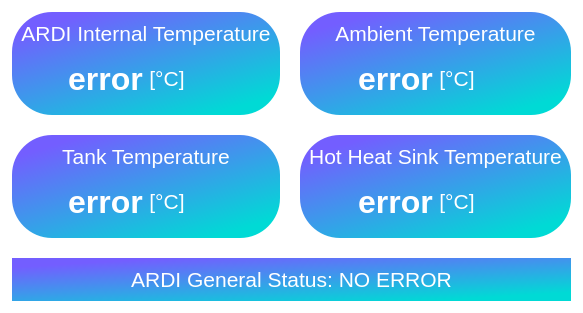
              <widget class="QFrame" name="temperaturas_y_estado">
               <property name="styleSheet">
                <string notr="true">background-color: transparent;</string>
               </property>
               <property name="frameShape">
                <enum>QFrame::Shape::StyledPanel</enum>
               </property>
               <property name="frameShadow">
                <enum>QFrame::Shadow::Raised</enum>
               </property>
               <layout class="QGridLayout" name="gridLayout_7">
                <property name="spacing">
                 <number>20</number>
                </property>
                <item row="2" column="1">
                 <widget class="QFrame" name="HHS_temp">
                  <property name="acceptDrops">
                   <bool>false</bool>
                  </property>
                  <property name="autoFillBackground">
                   <bool>false</bool>
                  </property>
                  <property name="styleSheet">
                   <string notr="true">background-color: qlineargradient(spread:pad, x1:0.898305, y1:0.880682, x2:0.226, y2:0.0397727, stop:0 rgba(0, 218, 213, 255), stop:1 rgba(115, 94, 255, 255));
border: none;
border-radius: 40px;</string>
                  </property>
                  <property name="frameShape">
                   <enum>QFrame::Shape::StyledPanel</enum>
                  </property>
                  <property name="frameShadow">
                   <enum>QFrame::Shadow::Raised</enum>
                  </property>
                  <layout class="QVBoxLayout" name="verticalLayout_36">
                   <item alignment="Qt::AlignmentFlag::AlignHCenter|Qt::AlignmentFlag::AlignVCenter">
                    <widget class="QLabel" name="label_135">
                     <property name="enabled">
                      <bool>true</bool>
                     </property>
                     <property name="minimumSize">
                      <size>
                       <width>0</width>
                       <height>0</height>
                      </size>
                     </property>
                     <property name="maximumSize">
                      <size>
                       <width>16777215</width>
                       <height>16777215</height>
                      </size>
                     </property>
                     <property name="font">
                      <font>
                       <pointsize>16</pointsize>
                       <bold>false</bold>
                      </font>
                     </property>
                     <property name="autoFillBackground">
                      <bool>false</bool>
                     </property>
                     <property name="styleSheet">
                      <string notr="true">color: rgb(255,255,255);
background-color: transparent;</string>
                     </property>
                     <property name="frameShape">
                      <enum>QFrame::Shape::NoFrame</enum>
                     </property>
                     <property name="frameShadow">
                      <enum>QFrame::Shadow::Plain</enum>
                     </property>
                     <property name="lineWidth">
                      <number>1</number>
                     </property>
                     <property name="midLineWidth">
                      <number>0</number>
                     </property>
                     <property name="text">
                      <string>Hot Heat Sink Temperature</string>
                     </property>
                     <property name="textFormat">
                      <enum>Qt::TextFormat::AutoText</enum>
                     </property>
                     <property name="scaledContents">
                      <bool>false</bool>
                     </property>
                     <property name="alignment">
                      <set>Qt::AlignmentFlag::AlignCenter</set>
                     </property>
                    </widget>
                   </item>
                   <item>
                    <widget class="QFrame" name="frame_81">
                     <property name="styleSheet">
                      <string notr="true">background-color: transparent;</string>
                     </property>
                     <property name="frameShape">
                      <enum>QFrame::Shape::StyledPanel</enum>
                     </property>
                     <property name="frameShadow">
                      <enum>QFrame::Shadow::Raised</enum>
                     </property>
                     <layout class="QHBoxLayout" name="horizontalLayout_54">
                      <item alignment="Qt::AlignmentFlag::AlignRight|Qt::AlignmentFlag::AlignVCenter">
                       <widget class="QLabel" name="read_HHSTemperature">
                        <property name="font">
                         <font>
                          <pointsize>24</pointsize>
                          <bold>true</bold>
                         </font>
                        </property>
                        <property name="styleSheet">
                         <string notr="true">color: rgb(255,255,255);
background-color: transparent;</string>
                        </property>
                        <property name="text">
                         <string>error</string>
                        </property>
                        <property name="alignment">
                         <set>Qt::AlignmentFlag::AlignCenter</set>
                        </property>
                       </widget>
                      </item>
                      <item alignment="Qt::AlignmentFlag::AlignLeft|Qt::AlignmentFlag::AlignVCenter">
                       <widget class="QLabel" name="label_137">
                        <property name="enabled">
                         <bool>true</bool>
                        </property>
                        <property name="minimumSize">
                         <size>
                          <width>0</width>
                          <height>0</height>
                         </size>
                        </property>
                        <property name="maximumSize">
                         <size>
                          <width>16777215</width>
                          <height>16777215</height>
                         </size>
                        </property>
                        <property name="font">
                         <font>
                          <pointsize>16</pointsize>
                          <bold>false</bold>
                         </font>
                        </property>
                        <property name="autoFillBackground">
                         <bool>false</bool>
                        </property>
                        <property name="styleSheet">
                         <string notr="true">color: rgb(255,255,255);
background-color: transparent;</string>
                        </property>
                        <property name="frameShape">
                         <enum>QFrame::Shape::NoFrame</enum>
                        </property>
                        <property name="frameShadow">
                         <enum>QFrame::Shadow::Plain</enum>
                        </property>
                        <property name="lineWidth">
                         <number>1</number>
                        </property>
                        <property name="midLineWidth">
                         <number>0</number>
                        </property>
                        <property name="text">
                         <string>[°C]</string>
                        </property>
                        <property name="textFormat">
                         <enum>Qt::TextFormat::AutoText</enum>
                        </property>
                        <property name="scaledContents">
                         <bool>false</bool>
                        </property>
                        <property name="alignment">
                         <set>Qt::AlignmentFlag::AlignCenter</set>
                        </property>
                       </widget>
                      </item>
                     </layout>
                    </widget>
                   </item>
                  </layout>
                 </widget>
                </item>
                <item row="1" column="1">
                 <widget class="QFrame" name="ambient_temp">
                  <property name="acceptDrops">
                   <bool>false</bool>
                  </property>
                  <property name="autoFillBackground">
                   <bool>false</bool>
                  </property>
                  <property name="styleSheet">
                   <string notr="true">background-color: qlineargradient(spread:pad, x1:0.898305, y1:0.880682, x2:0.226, y2:0.0397727, stop:0 rgba(0, 218, 213, 255), stop:1 rgba(115, 94, 255, 255));
border: none;
border-radius: 40px;</string>
                  </property>
                  <property name="frameShape">
                   <enum>QFrame::Shape::StyledPanel</enum>
                  </property>
                  <property name="frameShadow">
                   <enum>QFrame::Shadow::Raised</enum>
                  </property>
                  <layout class="QVBoxLayout" name="verticalLayout_87">
                   <item>
                    <widget class="QLabel" name="label_27">
                     <property name="enabled">
                      <bool>true</bool>
                     </property>
                     <property name="minimumSize">
                      <size>
                       <width>0</width>
                       <height>0</height>
                      </size>
                     </property>
                     <property name="maximumSize">
                      <size>
                       <width>16777215</width>
                       <height>16777215</height>
                      </size>
                     </property>
                     <property name="font">
                      <font>
                       <pointsize>16</pointsize>
                       <bold>false</bold>
                      </font>
                     </property>
                     <property name="autoFillBackground">
                      <bool>false</bool>
                     </property>
                     <property name="styleSheet">
                      <string notr="true">color: rgb(255,255,255);
background-color: transparent;</string>
                     </property>
                     <property name="frameShape">
                      <enum>QFrame::Shape::NoFrame</enum>
                     </property>
                     <property name="frameShadow">
                      <enum>QFrame::Shadow::Plain</enum>
                     </property>
                     <property name="lineWidth">
                      <number>1</number>
                     </property>
                     <property name="midLineWidth">
                      <number>0</number>
                     </property>
                     <property name="text">
                      <string>Ambient Temperature</string>
                     </property>
                     <property name="textFormat">
                      <enum>Qt::TextFormat::AutoText</enum>
                     </property>
                     <property name="scaledContents">
                      <bool>false</bool>
                     </property>
                     <property name="alignment">
                      <set>Qt::AlignmentFlag::AlignCenter</set>
                     </property>
                    </widget>
                   </item>
                   <item>
                    <widget class="QFrame" name="frame_3">
                     <property name="styleSheet">
                      <string notr="true">background-color: transparent;</string>
                     </property>
                     <property name="frameShape">
                      <enum>QFrame::Shape::StyledPanel</enum>
                     </property>
                     <property name="frameShadow">
                      <enum>QFrame::Shadow::Raised</enum>
                     </property>
                     <layout class="QHBoxLayout" name="horizontalLayout_2">
                      <item alignment="Qt::AlignmentFlag::AlignRight|Qt::AlignmentFlag::AlignVCenter">
                       <widget class="QLabel" name="read_ambientTemperature">
                        <property name="font">
                         <font>
                          <pointsize>24</pointsize>
                          <bold>true</bold>
                         </font>
                        </property>
                        <property name="styleSheet">
                         <string notr="true">color: rgb(255,255,255);
background-color: transparent;</string>
                        </property>
                        <property name="text">
                         <string>error</string>
                        </property>
                        <property name="alignment">
                         <set>Qt::AlignmentFlag::AlignCenter</set>
                        </property>
                       </widget>
                      </item>
                      <item alignment="Qt::AlignmentFlag::AlignLeft|Qt::AlignmentFlag::AlignVCenter">
                       <widget class="QLabel" name="label_50">
                        <property name="enabled">
                         <bool>true</bool>
                        </property>
                        <property name="minimumSize">
                         <size>
                          <width>0</width>
                          <height>0</height>
                         </size>
                        </property>
                        <property name="maximumSize">
                         <size>
                          <width>16777215</width>
                          <height>16777215</height>
                         </size>
                        </property>
                        <property name="font">
                         <font>
                          <pointsize>16</pointsize>
                          <bold>false</bold>
                         </font>
                        </property>
                        <property name="autoFillBackground">
                         <bool>false</bool>
                        </property>
                        <property name="styleSheet">
                         <string notr="true">color: rgb(255,255,255);
background-color: transparent;</string>
                        </property>
                        <property name="frameShape">
                         <enum>QFrame::Shape::NoFrame</enum>
                        </property>
                        <property name="frameShadow">
                         <enum>QFrame::Shadow::Plain</enum>
                        </property>
                        <property name="lineWidth">
                         <number>1</number>
                        </property>
                        <property name="midLineWidth">
                         <number>0</number>
                        </property>
                        <property name="text">
                         <string>[°C]</string>
                        </property>
                        <property name="textFormat">
                         <enum>Qt::TextFormat::AutoText</enum>
                        </property>
                        <property name="scaledContents">
                         <bool>false</bool>
                        </property>
                        <property name="alignment">
                         <set>Qt::AlignmentFlag::AlignCenter</set>
                        </property>
                       </widget>
                      </item>
                     </layout>
                    </widget>
                   </item>
                  </layout>
                 </widget>
                </item>
                <item row="1" column="0">
                 <widget class="QFrame" name="ARDI_internal_temp">
                  <property name="acceptDrops">
                   <bool>false</bool>
                  </property>
                  <property name="autoFillBackground">
                   <bool>false</bool>
                  </property>
                  <property name="styleSheet">
                   <string notr="true">background-color: qlineargradient(spread:pad, x1:0.898305, y1:0.880682, x2:0.226, y2:0.0397727, stop:0 rgba(0, 218, 213, 255), stop:1 rgba(115, 94, 255, 255));
border: none;
border-radius: 40px;</string>
                  </property>
                  <property name="frameShape">
                   <enum>QFrame::Shape::StyledPanel</enum>
                  </property>
                  <property name="frameShadow">
                   <enum>QFrame::Shadow::Raised</enum>
                  </property>
                  <layout class="QVBoxLayout" name="verticalLayout_14">
                   <item alignment="Qt::AlignmentFlag::AlignHCenter|Qt::AlignmentFlag::AlignVCenter">
                    <widget class="QLabel" name="label_30">
                     <property name="enabled">
                      <bool>true</bool>
                     </property>
                     <property name="minimumSize">
                      <size>
                       <width>0</width>
                       <height>0</height>
                      </size>
                     </property>
                     <property name="maximumSize">
                      <size>
                       <width>16777215</width>
                       <height>16777215</height>
                      </size>
                     </property>
                     <property name="font">
                      <font>
                       <pointsize>16</pointsize>
                       <bold>false</bold>
                      </font>
                     </property>
                     <property name="autoFillBackground">
                      <bool>false</bool>
                     </property>
                     <property name="styleSheet">
                      <string notr="true">color: rgb(255,255,255);
background-color: transparent;</string>
                     </property>
                     <property name="frameShape">
                      <enum>QFrame::Shape::NoFrame</enum>
                     </property>
                     <property name="frameShadow">
                      <enum>QFrame::Shadow::Plain</enum>
                     </property>
                     <property name="lineWidth">
                      <number>1</number>
                     </property>
                     <property name="midLineWidth">
                      <number>0</number>
                     </property>
                     <property name="text">
                      <string>ARDI Internal Temperature</string>
                     </property>
                     <property name="textFormat">
                      <enum>Qt::TextFormat::AutoText</enum>
                     </property>
                     <property name="scaledContents">
                      <bool>false</bool>
                     </property>
                     <property name="alignment">
                      <set>Qt::AlignmentFlag::AlignCenter</set>
                     </property>
                    </widget>
                   </item>
                   <item>
                    <widget class="QFrame" name="frame_6">
                     <property name="styleSheet">
                      <string notr="true">background-color: transparent;</string>
                     </property>
                     <property name="frameShape">
                      <enum>QFrame::Shape::StyledPanel</enum>
                     </property>
                     <property name="frameShadow">
                      <enum>QFrame::Shadow::Raised</enum>
                     </property>
                     <layout class="QHBoxLayout" name="horizontalLayout_4">
                      <item alignment="Qt::AlignmentFlag::AlignRight|Qt::AlignmentFlag::AlignVCenter">
                       <widget class="QLabel" name="read_ardiInternalTemperature">
                        <property name="font">
                         <font>
                          <pointsize>24</pointsize>
                          <bold>true</bold>
                         </font>
                        </property>
                        <property name="styleSheet">
                         <string notr="true">color: rgb(255,255,255);
background-color: transparent;</string>
                        </property>
                        <property name="text">
                         <string>error</string>
                        </property>
                        <property name="alignment">
                         <set>Qt::AlignmentFlag::AlignCenter</set>
                        </property>
                       </widget>
                      </item>
                      <item alignment="Qt::AlignmentFlag::AlignLeft|Qt::AlignmentFlag::AlignVCenter">
                       <widget class="QLabel" name="label_58">
                        <property name="enabled">
                         <bool>true</bool>
                        </property>
                        <property name="minimumSize">
                         <size>
                          <width>0</width>
                          <height>0</height>
                         </size>
                        </property>
                        <property name="maximumSize">
                         <size>
                          <width>16777215</width>
                          <height>16777215</height>
                         </size>
                        </property>
                        <property name="font">
                         <font>
                          <pointsize>16</pointsize>
                          <bold>false</bold>
                         </font>
                        </property>
                        <property name="autoFillBackground">
                         <bool>false</bool>
                        </property>
                        <property name="styleSheet">
                         <string notr="true">color: rgb(255,255,255);
background-color: transparent;</string>
                        </property>
                        <property name="frameShape">
                         <enum>QFrame::Shape::NoFrame</enum>
                        </property>
                        <property name="frameShadow">
                         <enum>QFrame::Shadow::Plain</enum>
                        </property>
                        <property name="lineWidth">
                         <number>1</number>
                        </property>
                        <property name="midLineWidth">
                         <number>0</number>
                        </property>
                        <property name="text">
                         <string>[°C]</string>
                        </property>
                        <property name="textFormat">
                         <enum>Qt::TextFormat::AutoText</enum>
                        </property>
                        <property name="scaledContents">
                         <bool>false</bool>
                        </property>
                        <property name="alignment">
                         <set>Qt::AlignmentFlag::AlignCenter</set>
                        </property>
                       </widget>
                      </item>
                     </layout>
                    </widget>
                   </item>
                  </layout>
                 </widget>
                </item>
                <item row="2" column="0">
                 <widget class="QFrame" name="tank_temp">
                  <property name="acceptDrops">
                   <bool>false</bool>
                  </property>
                  <property name="autoFillBackground">
                   <bool>false</bool>
                  </property>
                  <property name="styleSheet">
                   <string notr="true">background-color: qlineargradient(spread:pad, x1:0.898305, y1:0.880682, x2:0.226, y2:0.0397727, stop:0 rgba(0, 218, 213, 255), stop:1 rgba(115, 94, 255, 255));
border: none;
border-radius: 40px;</string>
                  </property>
                  <property name="frameShape">
                   <enum>QFrame::Shape::StyledPanel</enum>
                  </property>
                  <property name="frameShadow">
                   <enum>QFrame::Shadow::Raised</enum>
                  </property>
                  <layout class="QVBoxLayout" name="verticalLayout_15">
                   <item alignment="Qt::AlignmentFlag::AlignHCenter|Qt::AlignmentFlag::AlignVCenter">
                    <widget class="QLabel" name="label_35">
                     <property name="enabled">
                      <bool>true</bool>
                     </property>
                     <property name="minimumSize">
                      <size>
                       <width>0</width>
                       <height>0</height>
                      </size>
                     </property>
                     <property name="maximumSize">
                      <size>
                       <width>16777215</width>
                       <height>16777215</height>
                      </size>
                     </property>
                     <property name="font">
                      <font>
                       <pointsize>16</pointsize>
                       <bold>false</bold>
                      </font>
                     </property>
                     <property name="autoFillBackground">
                      <bool>false</bool>
                     </property>
                     <property name="styleSheet">
                      <string notr="true">color: rgb(255,255,255);
background-color: transparent;</string>
                     </property>
                     <property name="frameShape">
                      <enum>QFrame::Shape::NoFrame</enum>
                     </property>
                     <property name="frameShadow">
                      <enum>QFrame::Shadow::Plain</enum>
                     </property>
                     <property name="lineWidth">
                      <number>1</number>
                     </property>
                     <property name="midLineWidth">
                      <number>0</number>
                     </property>
                     <property name="text">
                      <string>Tank Temperature</string>
                     </property>
                     <property name="textFormat">
                      <enum>Qt::TextFormat::AutoText</enum>
                     </property>
                     <property name="scaledContents">
                      <bool>false</bool>
                     </property>
                     <property name="alignment">
                      <set>Qt::AlignmentFlag::AlignCenter</set>
                     </property>
                    </widget>
                   </item>
                   <item>
                    <widget class="QFrame" name="frame_15">
                     <property name="styleSheet">
                      <string notr="true">background-color: transparent;</string>
                     </property>
                     <property name="frameShape">
                      <enum>QFrame::Shape::StyledPanel</enum>
                     </property>
                     <property name="frameShadow">
                      <enum>QFrame::Shadow::Raised</enum>
                     </property>
                     <layout class="QHBoxLayout" name="horizontalLayout_6">
                      <item alignment="Qt::AlignmentFlag::AlignRight|Qt::AlignmentFlag::AlignVCenter">
                       <widget class="QLabel" name="read_tankTemperature">
                        <property name="font">
                         <font>
                          <pointsize>24</pointsize>
                          <bold>true</bold>
                         </font>
                        </property>
                        <property name="styleSheet">
                         <string notr="true">color: rgb(255,255,255);
background-color: transparent;</string>
                        </property>
                        <property name="text">
                         <string>error</string>
                        </property>
                        <property name="alignment">
                         <set>Qt::AlignmentFlag::AlignCenter</set>
                        </property>
                       </widget>
                      </item>
                      <item alignment="Qt::AlignmentFlag::AlignLeft|Qt::AlignmentFlag::AlignVCenter">
                       <widget class="QLabel" name="label_59">
                        <property name="enabled">
                         <bool>true</bool>
                        </property>
                        <property name="minimumSize">
                         <size>
                          <width>0</width>
                          <height>0</height>
                         </size>
                        </property>
                        <property name="maximumSize">
                         <size>
                          <width>16777215</width>
                          <height>16777215</height>
                         </size>
                        </property>
                        <property name="font">
                         <font>
                          <pointsize>16</pointsize>
                          <bold>false</bold>
                         </font>
                        </property>
                        <property name="autoFillBackground">
                         <bool>false</bool>
                        </property>
                        <property name="styleSheet">
                         <string notr="true">color: rgb(255,255,255);
background-color: transparent;</string>
                        </property>
                        <property name="frameShape">
                         <enum>QFrame::Shape::NoFrame</enum>
                        </property>
                        <property name="frameShadow">
                         <enum>QFrame::Shadow::Plain</enum>
                        </property>
                        <property name="lineWidth">
                         <number>1</number>
                        </property>
                        <property name="midLineWidth">
                         <number>0</number>
                        </property>
                        <property name="text">
                         <string>[°C]</string>
                        </property>
                        <property name="textFormat">
                         <enum>Qt::TextFormat::AutoText</enum>
                        </property>
                        <property name="scaledContents">
                         <bool>false</bool>
                        </property>
                        <property name="alignment">
                         <set>Qt::AlignmentFlag::AlignCenter</set>
                        </property>
                       </widget>
                      </item>
                     </layout>
                    </widget>
                   </item>
                  </layout>
                 </widget>
                </item>
                <item row="3" column="0" colspan="2">
                 <widget class="QFrame" name="estado">
                  <property name="acceptDrops">
                   <bool>false</bool>
                  </property>
                  <property name="autoFillBackground">
                   <bool>false</bool>
                  </property>
                  <property name="styleSheet">
                   <string notr="true">background-color: qlineargradient(spread:pad, x1:0.898305, y1:0.880682, x2:0.226, y2:0.0397727, stop:0 rgba(0, 218, 213, 255), stop:1 rgba(115, 94, 255, 255));
border: none;
border-radius: 40px;</string>
                  </property>
                  <property name="frameShape">
                   <enum>QFrame::Shape::StyledPanel</enum>
                  </property>
                  <property name="frameShadow">
                   <enum>QFrame::Shadow::Raised</enum>
                  </property>
                  <layout class="QGridLayout" name="gridLayout_5">
                   <item row="0" column="0" alignment="Qt::AlignmentFlag::AlignHCenter|Qt::AlignmentFlag::AlignVCenter">
                    <widget class="QLabel" name="read_ardiStatus">
                     <property name="enabled">
                      <bool>true</bool>
                     </property>
                     <property name="minimumSize">
                      <size>
                       <width>0</width>
                       <height>0</height>
                      </size>
                     </property>
                     <property name="maximumSize">
                      <size>
                       <width>16777215</width>
                       <height>16777215</height>
                      </size>
                     </property>
                     <property name="font">
                      <font>
                       <pointsize>16</pointsize>
                       <bold>false</bold>
                      </font>
                     </property>
                     <property name="autoFillBackground">
                      <bool>false</bool>
                     </property>
                     <property name="styleSheet">
                      <string notr="true">color: rgb(255,255,255);
background-color: transparent;</string>
                     </property>
                     <property name="frameShape">
                      <enum>QFrame::Shape::NoFrame</enum>
                     </property>
                     <property name="frameShadow">
                      <enum>QFrame::Shadow::Plain</enum>
                     </property>
                     <property name="lineWidth">
                      <number>1</number>
                     </property>
                     <property name="midLineWidth">
                      <number>0</number>
                     </property>
                     <property name="text">
                      <string>ARDI General Status: NO ERROR</string>
                     </property>
                     <property name="textFormat">
                      <enum>Qt::TextFormat::AutoText</enum>
                     </property>
                     <property name="scaledContents">
                      <bool>false</bool>
                     </property>
                     <property name="alignment">
                      <set>Qt::AlignmentFlag::AlignCenter</set>
                     </property>
                    </widget>
                   </item>
                  </layout>
                 </widget>
                </item>
               </layout>
              </widget>
